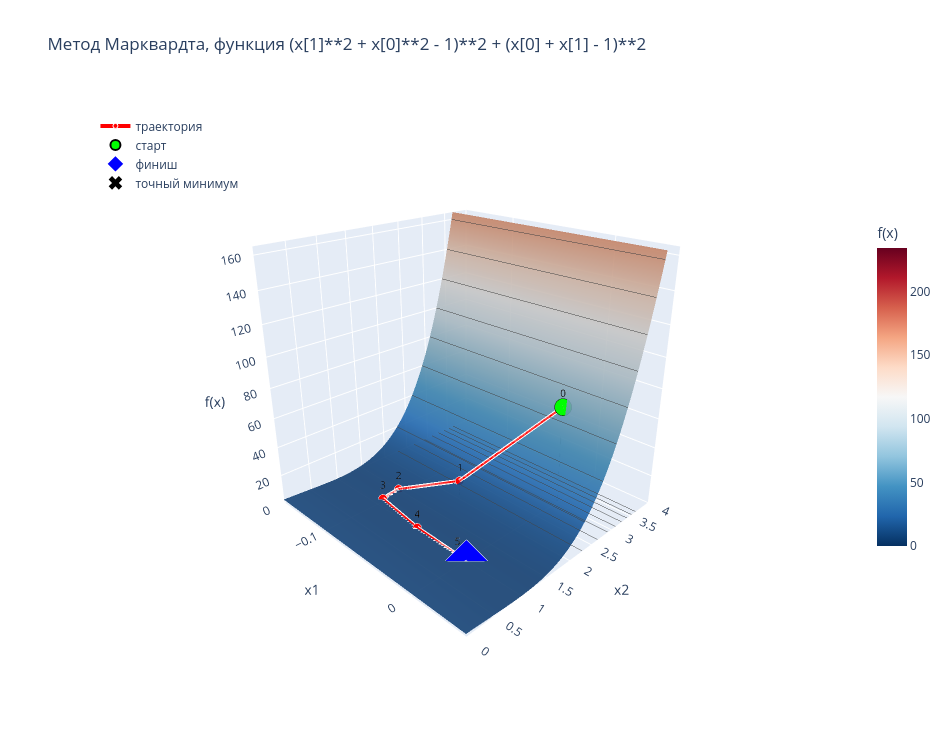

Notebook code cell kept with this figure:
### Code cell
plot_trajectory_3d_plotly(f=function_5, traj=traj_mark, title="Метод Марквардта, функция (x[1]**2 + x[0]**2 - 1)**2 + (x[0] + x[1] - 1)**2", exact=(0, 1))

### Figure 1 — Plotly figure (JSON) as saved in the notebook; plotly's stock layout.template omitted (floating-point values rounded to 4 significant figures; data arrays with more than 128 entries replaced by an {"elided": "..."} marker saying what was removed)
{"data": [{"colorbar": {"len": 0.6, "title": {"text": "f(x)"}}, "colorscale": [[0, "rgb(5,48,97)"], [0.1, "rgb(33,102,172)"], [0.2, "rgb(67,147,195)"], [0.3, "rgb(146,197,222)"], [0.4, "rgb(209,229,240)"], [0.5, "rgb(247,247,247)"], [0.6, "rgb(253,219,199)"], [0.7, "rgb(244,165,130)"], [0.8, "rgb(214,96,77)"], [0.9, "rgb(178,24,43)"], [1, "rgb(103,0,31)"]], "contours": {"z": {"highlightcolor": "black", "project": {"z": true}, "show": true, "usecolormap": false}}, "name": "поверхность", "opacity": 0.9, "showscale": true, "type": "surface", "x": {"elided": "100x100 float values"}, "y": {"elided": "100x100 float values"}, "z": {"elided": "100x100 float values"}}, {"hoverinfo": "skip", "line": {"color": "white", "width": 8}, "mode": "lines", "showlegend": false, "type": "scatter3d", "x": [0.0, -0.06222, -0.1032, -0.1034, -0.05404, -0.008801, -0.0002032, -1.166e-07, -3.827e-14], "y": [3.0, 2.058, 1.472, 1.153, 1.03, 1.003, 1.0, 1.0, 1.0], "z": [68.0, 11.48, 1.522, 0.1181, 0.004681, 7.767e-05, 4.249e-08, 1.288e-14, 1.25e-16]}, {"line": {"color": "red", "width": 4}, "marker": {"color": "red", "line": {"color": "white", "width": 1}, "size": 5}, "mode": "lines+markers+text", "name": "траектория", "text": ["0", "1", "2", "3", "4", "5", "6", "7", "8"], "textfont": {"color": "black", "size": 10}, "textposition": "top center", "type": "scatter3d", "x": [0.0, -0.06222, -0.1032, -0.1034, -0.05404, -0.008801, -0.0002032, -1.166e-07, -3.827e-14], "y": [3.0, 2.058, 1.472, 1.153, 1.03, 1.003, 1.0, 1.0, 1.0], "z": [68.0, 11.48, 1.522, 0.1181, 0.004681, 7.767e-05, 4.249e-08, 1.288e-14, 1.25e-16]}, {"hoverinfo": "skip", "line": {"color": "gray", "dash": "dot", "width": 1}, "mode": "lines", "showlegend": false, "type": "scatter3d", "x": [0, 0], "y": [3, 3], "z": [1.25e-16, 68]}, {"hoverinfo": "skip", "line": {"color": "gray", "dash": "dot", "width": 1}, "mode": "lines", "showlegend": false, "type": "scatter3d", "x": [-0.06222, -0.06222], "y": [2.058, 2.058], "z": [1.25e-16, 11.48]}, {"hoverinfo": "skip", "line": {"color": "gray", "dash": "dot", "width": 1}, "mode": "lines", "showlegend": false, "type": "scatter3d", "x": [-0.1032, -0.1032], "y": [1.472, 1.472], "z": [1.25e-16, 1.522]}, {"hoverinfo": "skip", "line": {"color": "gray", "dash": "dot", "width": 1}, "mode": "lines", "showlegend": false, "type": "scatter3d", "x": [-0.1034, -0.1034], "y": [1.153, 1.153], "z": [1.25e-16, 0.1181]}, {"hoverinfo": "skip", "line": {"color": "gray", "dash": "dot", "width": 1}, "mode": "lines", "showlegend": false, "type": "scatter3d", "x": [-0.05404, -0.05404], "y": [1.03, 1.03], "z": [1.25e-16, 0.004681]}, {"hoverinfo": "skip", "line": {"color": "gray", "dash": "dot", "width": 1}, "mode": "lines", "showlegend": false, "type": "scatter3d", "x": [-0.008801, -0.008801], "y": [1.003, 1.003], "z": [1.25e-16, 7.767e-05]}, {"hoverinfo": "skip", "line": {"color": "gray", "dash": "dot", "width": 1}, "mode": "lines", "showlegend": false, "type": "scatter3d", "x": [-0.0002032, -0.0002032], "y": [1.0, 1.0], "z": [1.25e-16, 4.249e-08]}, {"hoverinfo": "skip", "line": {"color": "gray", "dash": "dot", "width": 1}, "mode": "lines", "showlegend": false, "type": "scatter3d", "x": [-1.166e-07, -1.166e-07], "y": [1.0, 1.0], "z": [1.25e-16, 1.288e-14]}, {"hoverinfo": "skip", "line": {"color": "gray", "dash": "dot", "width": 1}, "mode": "lines", "showlegend": false, "type": "scatter3d", "x": [-3.827e-14, -3.827e-14], "y": [1.0, 1.0], "z": [1.25e-16, 1.25e-16]}, {"marker": {"color": "lime", "line": {"color": "black", "width": 2}, "size": 10}, "mode": "markers", "name": "старт", "type": "scatter3d", "x": [0], "y": [3], "z": [68]}, {"marker": {"color": "blue", "line": {"color": "white", "width": 2}, "size": 14, "symbol": "diamond"}, "mode": "markers", "name": "финиш", "type": "scatter3d", "x": [-3.827e-14], "y": [1.0], "z": [1.25e-16]}, {"marker": {"color": "black", "size": 12, "symbol": "x"}, "mode": "markers", "name": "точный минимум", "type": "scatter3d", "x": [0], "y": [1], "z": [0]}], "layout": {"height": 750, "legend": {"bgcolor": "rgba(255,255,255,0.7)", "x": 0.02, "y": 0.98}, "scene": {"aspectmode": "cube", "camera": {"eye": {"x": 1.6, "y": -1.6, "z": 1}}, "xaxis": {"range": [-0.155, 0.05168], "title": {"text": "x1"}}, "yaxis": {"range": [-7.5e-09, 4.0], "title": {"text": "x2"}}, "zaxis": {"range": [1.25e-16, 164.8], "title": {"text": "f(x)"}}}, "title": {"text": "Метод Марквардта, функция (x[1]**2 + x[0]**2 - 1)**2 + (x[0] + x[1] - 1)**2"}, "width": 950}}
